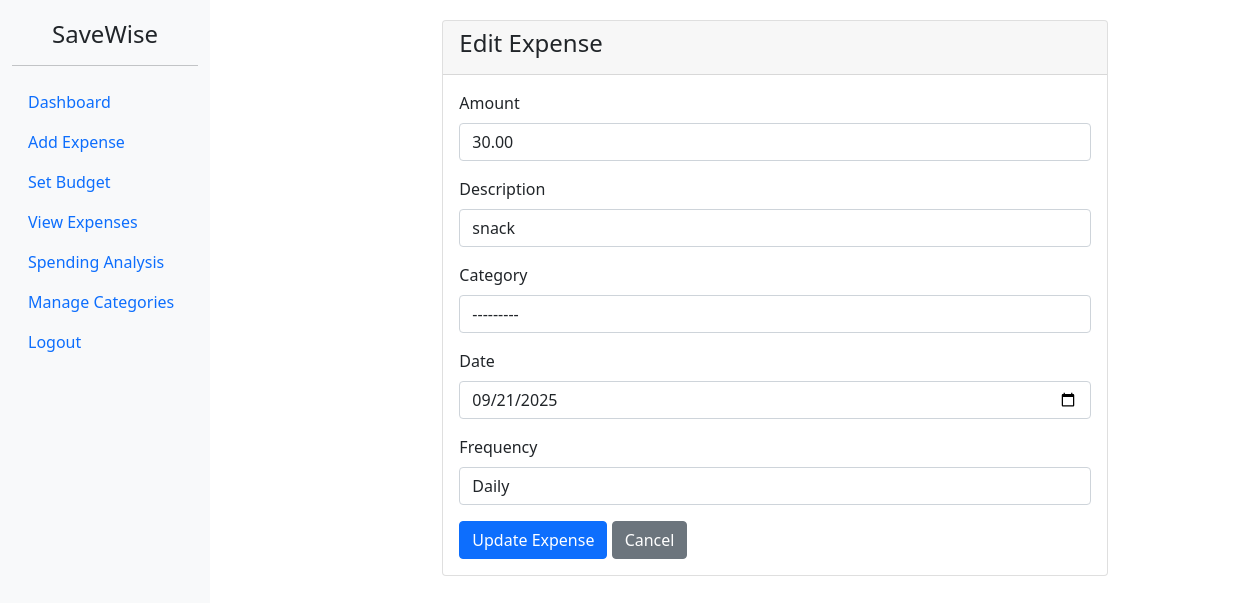
/api/expenses/edit/1/ (signed in), run on the app's committed database.
### api/models.py (models this page shows, shortened)
class Expense(models.Model):
    FREQUENCY_CHOICES = [
        ('daily', 'Daily'),
        ('weekly', 'Weekly'),
        ('monthly', 'Monthly'),
    ]
    user = models.ForeignKey(User, on_delete=models.CASCADE)
    amount = models.DecimalField(max_digits=10, decimal_places=2, validators=[MinValueValidator(0.01)])
    description = models.CharField(max_length=200)
    category = models.ForeignKey(ExpenseCategory, on_delete=models.SET_NULL, null=True, blank=True)
    date = models.DateField(default=timezone.now)
    frequency = models.CharField(max_length=10, choices=FREQUENCY_CHOICES, default='daily')
    created_at = models.DateTimeField(auto_now_add=True)
    class Meta:
        indexes = [
            models.Index(fields=['user', 'date']),
            models.Index(fields=['user', 'category']),
        ]

### api/views.py (the view)
# urls.py: path('expenses/edit/<int:expense_id>/', views.edit_expense, name='edit_expense'),
@login_required
def edit_expense(request, expense_id):
    expense = get_object_or_404(Expense, id=expense_id, user=request.user)
    if request.method == 'POST':
        form = ExpenseForm(request.POST, instance=expense)
        if form.is_valid():
            form.save()
            messages.success(request, 'Expense updated successfully!')
            return redirect('expense_list')
    else:
        form = ExpenseForm(instance=expense)
    return render(request, 'api/add_expense.html', {'form': form, 'edit': True, 'expense': expense})

### api/forms.py
class ExpenseForm(forms.ModelForm):
    class Meta:
        model = Expense
        fields = ['amount', 'description', 'category', 'date', 'frequency']
        widgets = {
            'date': forms.DateInput(attrs={'type': 'date', 'class': 'form-control'}),
            'amount': forms.NumberInput(attrs={'class': 'form-control'}),
            'description': forms.TextInput(attrs={'class': 'form-control'}),
            'category': forms.Select(attrs={'class': 'form-control'}),
            'frequency': forms.Select(attrs={'class': 'form-control'}),
        }

### api/models.py (called while the page is built)
    def __str__(self):
        for choice_value, choice_display in self.PREDEFINED_CATEGORIES:
            if self.name == choice_value:
                return choice_display
        return self.name

### api/templates/api/add_expense.html (shortened to what this page needs)
<!DOCTYPE html>
<html lang="en">
{% load static %}
<head>
    <link href="https://cdn.jsdelivr.net/npm/bootstrap@5.1.3/dist/css/bootstrap.min.css" rel="stylesheet">
</head>
<body>
    <div class="container-fluid">
        <div class="row">
            <div class="col-md-3 col-lg-2 sidebar">
                <h4 class="text-center">SaveWise</h4>
                <hr>
                <ul class="nav flex-column">
                    <li class="nav-item">
                        <a class="nav-link" href="{% url 'dashboard' %}">Dashboard</a>
                    </li>
                    <li class="nav-item">
                        <a class="nav-link active" href="{% url 'add_expense' %}">Add Expense</a>
                    </li>
                    <li class="nav-item">
                        <a class="nav-link" href="{% url 'set_budget' %}">Set Budget</a>
                    </li>
                    <li class="nav-item">
                        <a class="nav-link" href="{% url 'expense_list' %}">View Expenses</a>
                    </li>
                    <li class="nav-item">
                        <a class="nav-link" href="{% url 'spending_analysis' %}">Spending Analysis</a>
                    </li>
                    <li class="nav-item">
                        <a class="nav-link" href="{% url 'manage_categories' %}">Manage Categories</a>
                    </li>
                    <li class="nav-item">
                        <a class="nav-link" href="{% url 'logout' %}">Logout</a>
                    </li>
                </ul>
            </div>
            <div class="col-md-9 col-lg-10 main-content">
                <div class="row justify-content-center">
                    <div class="col-md-8">
                        <div class="card">
                            <div class="card-header">
                                <h4>{% if edit %}Edit{% else %}Add{% endif %} Expense</h4>
                            </div>
                            <div class="card-body">
                                <form method="post">
                                    <div class="mb-3">
                                        <label for="id_amount" class="form-label">Amount</label>
                                        {{ form.amount }}
                                    </div>
                                    <div class="mb-3">
                                        <label for="id_description" class="form-label">Description</label>
                                        {{ form.description }}
                                    </div>
                                    <div class="mb-3">
                                        <label for="id_category" class="form-label">Category</label>
                                        {{ form.category }}
                                    </div>
                                    <div class="mb-3">
                                        <label for="id_date" class="form-label">Date</label>
                                        {{ form.date }}
                                    </div>
                                    <div class="mb-3">
                                        <label for="id_frequency" class="form-label">Frequency</label>
                                        {{ form.frequency }}
                                    </div>
                                    <button type="submit" class="btn btn-primary">{% if edit %}Update{% else %}Add{% endif %} Expense</button>
                                    <a href="{% url 'expense_list' %}" class="btn btn-secondary">Cancel</a>
                                </form>
                            </div>
                        </div>
                    </div>
                </div>
            </div>
        </div>
    </div>
</body>
</html>

### api/templates/api/add_expense.html (style rules this page uses)
.sidebar { background-color: #f8f9fa; height: 100vh; position: fixed; padding-top: 20px; }
.main-content { margin-left: 250px; padding: 20px; }

### data on the page
Expense: amount "30.00", description "snack", category "---------", date "09/21/2025", frequency "Daily"
